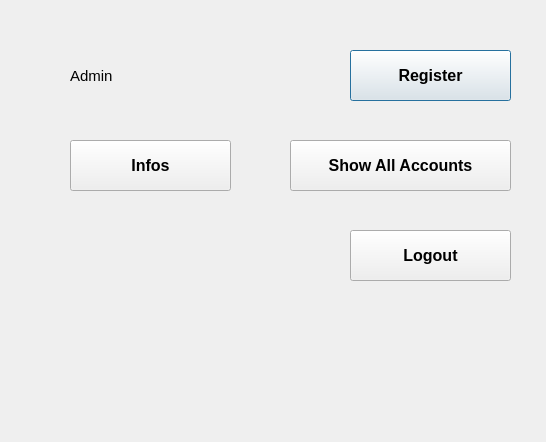
<?xml version="1.0" encoding="UTF-8"?>
<ui version="4.0">
 <class>Dialog</class>
 <widget class="QDialog" name="Dialog">
  <property name="geometry">
   <rect>
    <x>0</x>
    <y>0</y>
    <width>546</width>
    <height>442</height>
   </rect>
  </property>
  <property name="windowTitle">
   <string>Dialog</string>
  </property>
  <widget class="QLabel" name="label">
   <property name="geometry">
    <rect>
     <x>70</x>
     <y>40</y>
     <width>61</width>
     <height>71</height>
    </rect>
   </property>
   <property name="font">
    <font>
     <pointsize>11</pointsize>
    </font>
   </property>
   <property name="text">
    <string>Admin</string>
   </property>
  </widget>
  <widget class="QPushButton" name="openRegisterBtn">
   <property name="geometry">
    <rect>
     <x>350</x>
     <y>50</y>
     <width>161</width>
     <height>51</height>
    </rect>
   </property>
   <property name="font">
    <font>
     <pointsize>12</pointsize>
     <weight>75</weight>
     <bold>true</bold>
    </font>
   </property>
   <property name="text">
    <string>Register</string>
   </property>
  </widget>
  <widget class="QPushButton" name="showAllAccountsBtn">
   <property name="geometry">
    <rect>
     <x>290</x>
     <y>140</y>
     <width>221</width>
     <height>51</height>
    </rect>
   </property>
   <property name="font">
    <font>
     <pointsize>12</pointsize>
     <weight>75</weight>
     <bold>true</bold>
    </font>
   </property>
   <property name="text">
    <string>Show All Accounts</string>
   </property>
  </widget>
  <widget class="QPushButton" name="logoutBtn">
   <property name="geometry">
    <rect>
     <x>350</x>
     <y>230</y>
     <width>161</width>
     <height>51</height>
    </rect>
   </property>
   <property name="font">
    <font>
     <pointsize>12</pointsize>
     <weight>75</weight>
     <bold>true</bold>
    </font>
   </property>
   <property name="text">
    <string>Logout</string>
   </property>
  </widget>
  <widget class="QPushButton" name="openInfosBtn">
   <property name="geometry">
    <rect>
     <x>70</x>
     <y>140</y>
     <width>161</width>
     <height>51</height>
    </rect>
   </property>
   <property name="font">
    <font>
     <pointsize>12</pointsize>
     <weight>75</weight>
     <bold>true</bold>
    </font>
   </property>
   <property name="text">
    <string>Infos</string>
   </property>
  </widget>
 </widget>
 <resources/>
 <connections/>
</ui>
